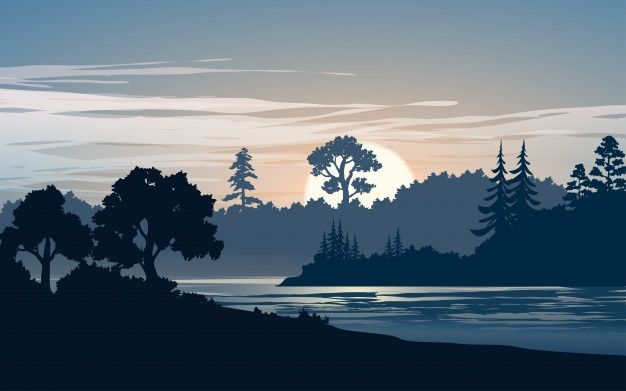
#> input picture Gambar Histogram.jpg, 626 x 391 px
$ python histogram.py
#> lines starting #> are read from the running program, lines starting #| are printed output that depends on the picture
import cv2
import numpy as np
import matplotlib.pyplot as plt

def calculate_histogram(image):
    histogram = np.zeros((256,))
    for pixel_value in range(256):
        histogram[pixel_value] = np.sum(image == pixel_value)
    return histogram

image = cv2.imread("Gambar Histogram.jpg", cv2.IMREAD_GRAYSCALE)
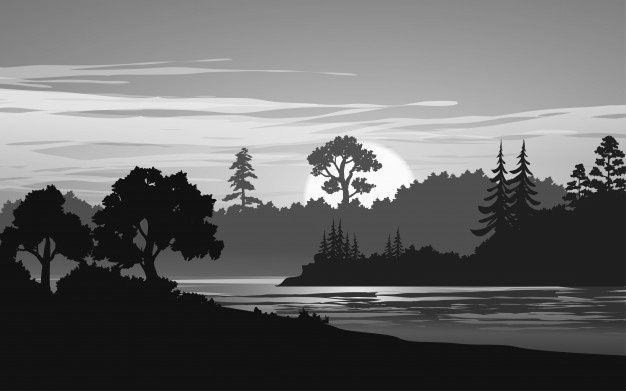
#> image: shape (391, 626); min 0, max 255, mean 105.7

histogram = calculate_histogram(image)
#> after the loop in calculate_histogram, `for pixel_value in range(256):`: histogram = 256 values, max 22127 at index 17, min 23 at index 1, mean 956.1

plt.plot(histogram)
plt.title("Histogram")
plt.xlabel("Pixel Value")
plt.ylabel("Frequency")
plt.show()
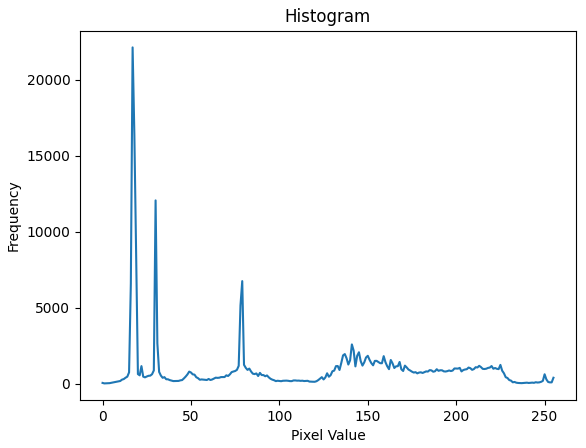
#> figure drawn by matplotlib, 1 panel; curve peaks at x = 17, y = 22127

cv2.imshow("Image", image)
cv2.waitKey(0)
cv2.destroyAllWindows()

$ run again, with Difference.jpg copied over Gambar Histogram.jpg
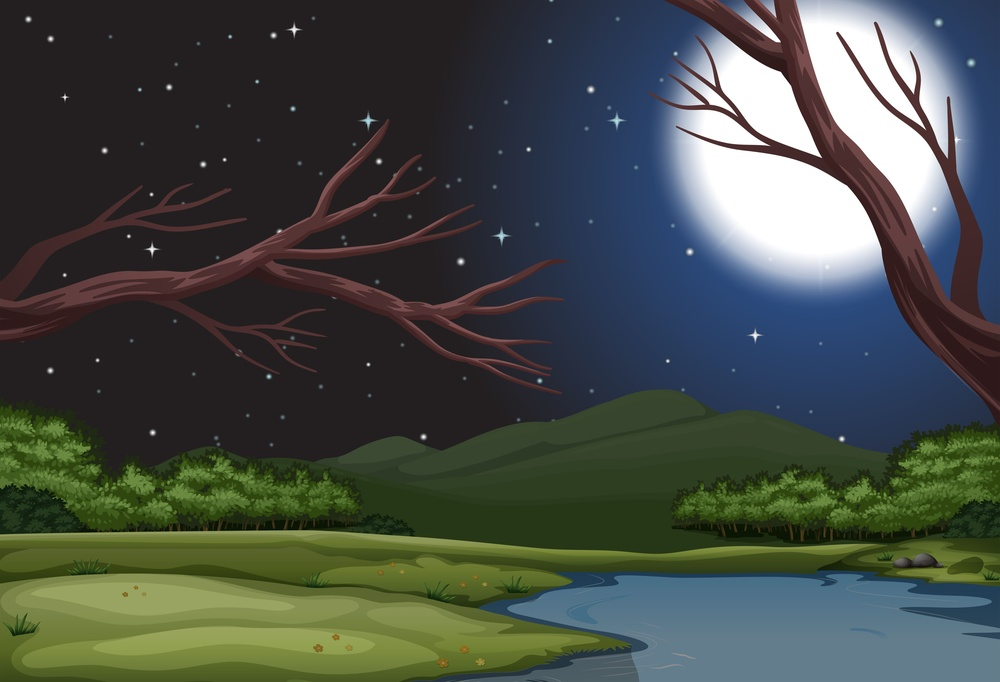
#> input picture Difference.jpg, 1000 x 682 px, shrunk from 5677 x 3874 before the run
#> `image = cv2.imread("Gambar Histogram.jpg", cv2.IMREAD_GRAYSCALE)`:
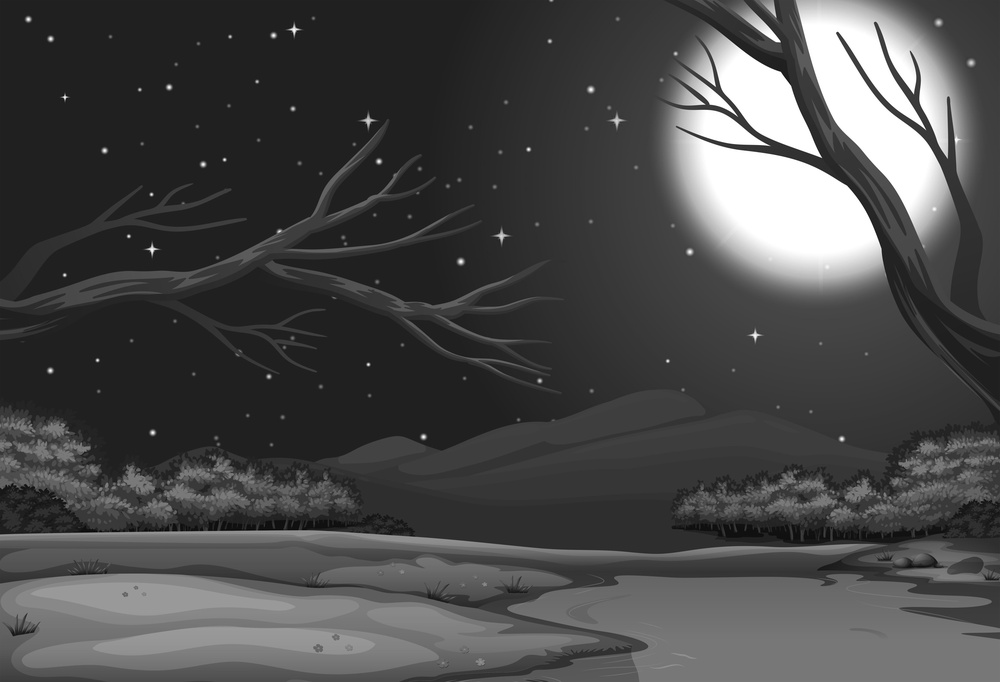
#> image: shape (682, 1000); min 2, max 255, mean 73.8
#> after the loop in calculate_histogram, `for pixel_value in range(256):`: histogram = 256 values, max 157684 at index 32, min 0 at index 0, mean 2664.1
#> `plt.show()`:
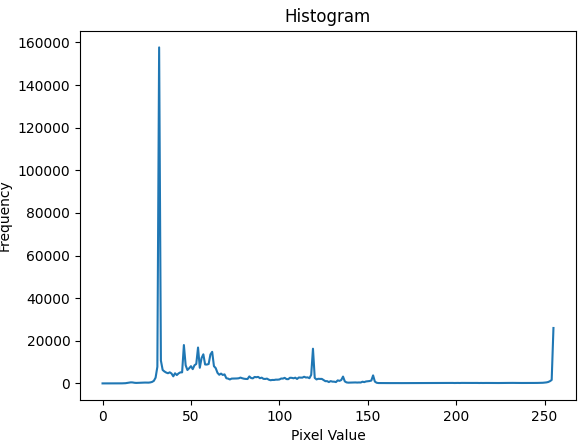
#> figure drawn by matplotlib, 1 panel; curve peaks at x = 32, y = 157684

$ run again, with Difference2.jpg copied over Gambar Histogram.jpg
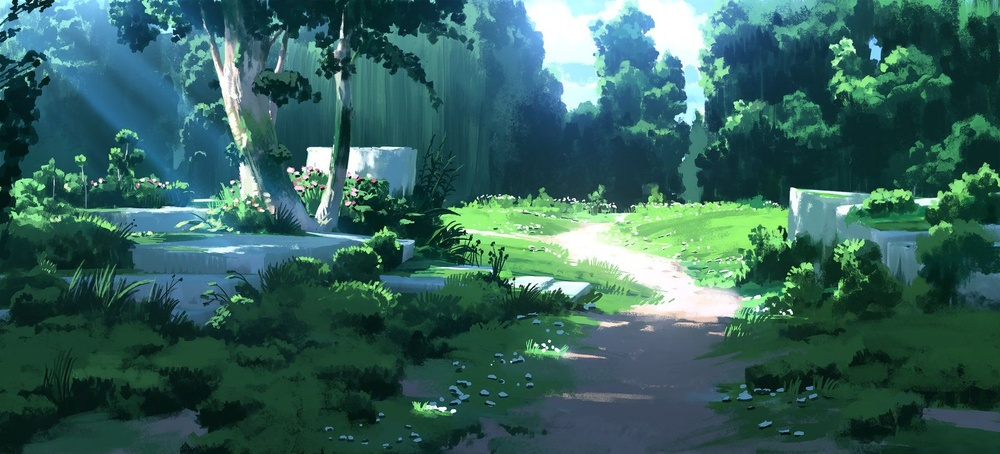
#> input picture Difference2.jpg, 1000 x 454 px, shrunk from 1600 x 727 before the run
#> `image = cv2.imread("Gambar Histogram.jpg", cv2.IMREAD_GRAYSCALE)`:
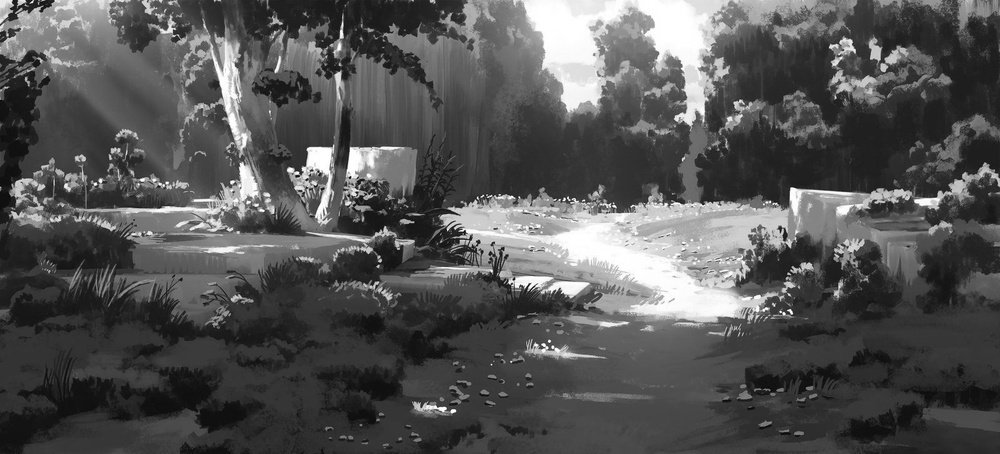
#> image: shape (454, 1000); min 4, max 255, mean 84.4
#> after the loop in calculate_histogram, `for pixel_value in range(256):`: histogram = 256 values, max 8282 at index 55, min 0 at index 0, mean 1773.4
#> `plt.show()`:
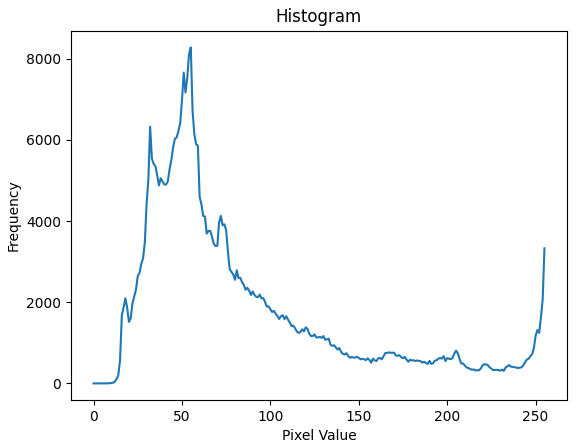
#> figure drawn by matplotlib, 1 panel; curve peaks at x = 55, y = 8282

$ run again, with Filter.jpg copied over Gambar Histogram.jpg
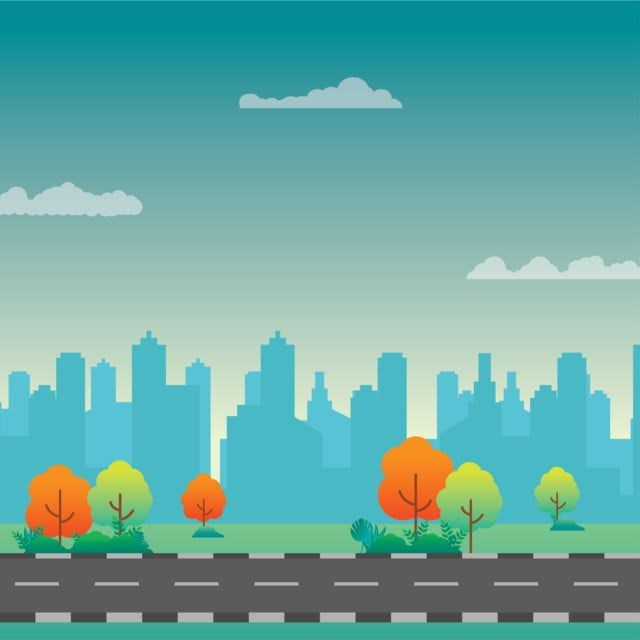
#> input picture Filter.jpg, 640 x 640 px
#> `image = cv2.imread("Gambar Histogram.jpg", cv2.IMREAD_GRAYSCALE)`:
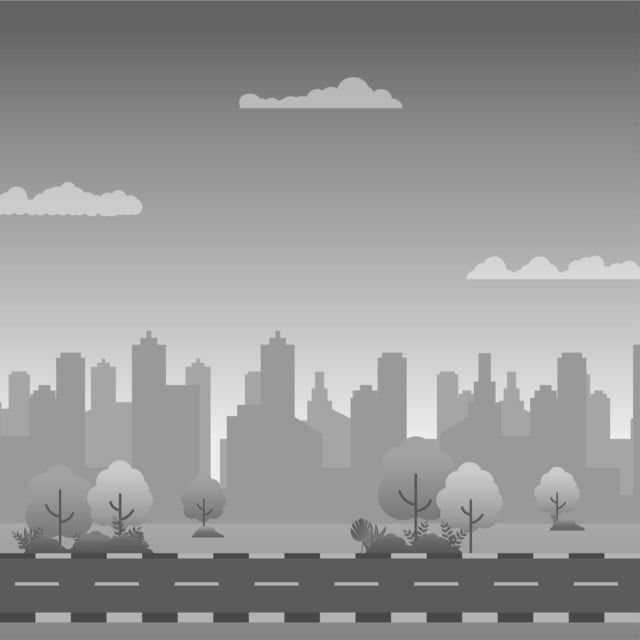
#> image: shape (640, 640); min 59, max 247, mean 149.7
#> after the loop in calculate_histogram, `for pixel_value in range(256):`: histogram = 256 values, max 47636 at index 153, min 0 at index 0, mean 1600
#> `plt.show()`:
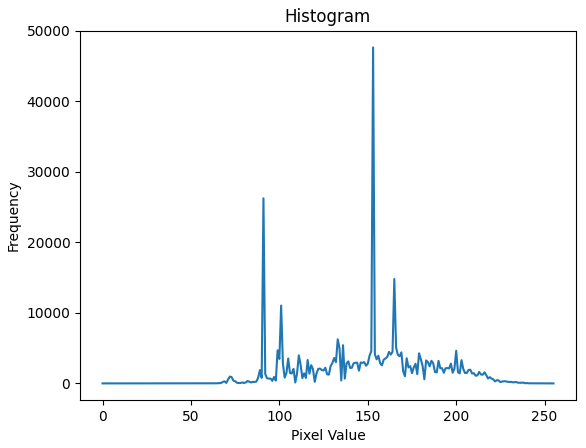
#> figure drawn by matplotlib, 1 panel; curve peaks at x = 153, y = 47636
